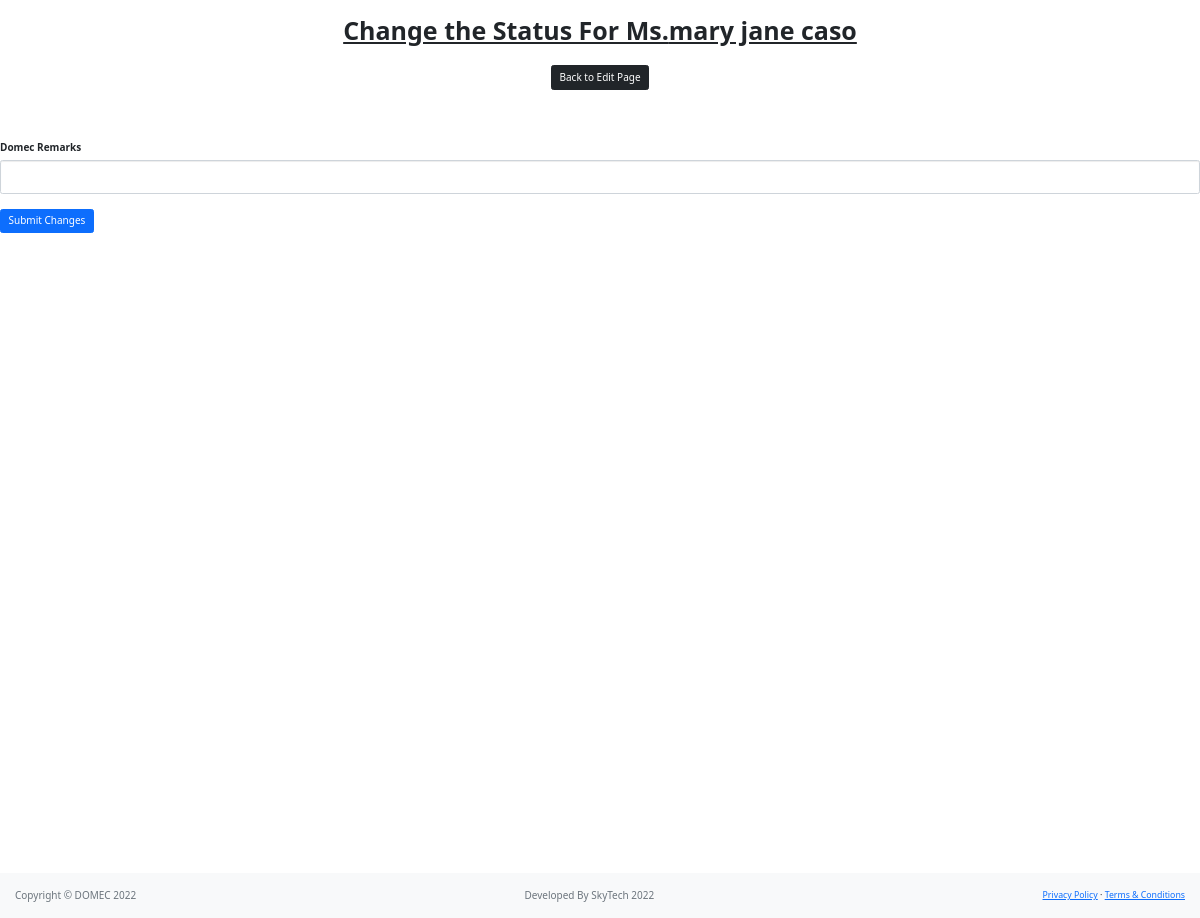
Before: /domec_edit?id=1 with the older database file.
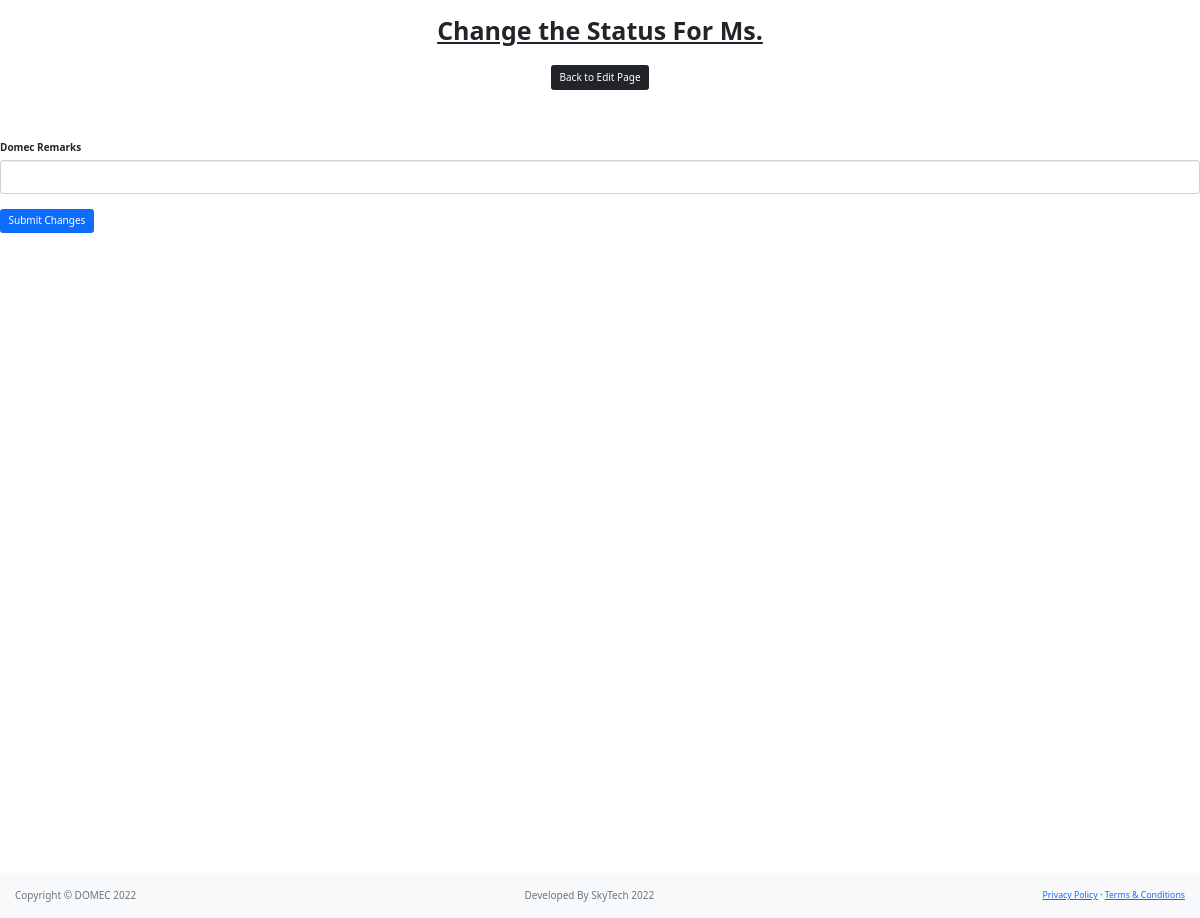
After: the same page with the newer database file.
### main.py (models this page shows)
class Users(db.Model):
    __tablename__ = "users1"
    id = db.Column(db.Integer, primary_key=True)
    name = db.Column(db.String(250), nullable=False)
    nid_or_iqama = db.Column(db.BIGINT, nullable=False)
    contact_No = db.Column(db.BIGINT, nullable=False)
    visa = db.Column(db.BIGINT, nullable=False)
    request_date = db.Column(db.Date, nullable=False)
    worker_name = db.Column(db.String(250), nullable=False)
    type = db.Column(db.String(250), nullable=False)
    agency = db.Column(db.String(250), nullable=False)
    selected_or_recommended = db.Column(db.String(250), nullable=False)
    musaned = db.Column(db.String(250), nullable=False)
    embassy_contract = db.Column(db.String(250), nullable=False)
    shipment_date = db.Column(db.Date, nullable=False)
    deployment_date = db.Column(db.String(500), nullable=True)  # Salalim Remarks
    status = db.Column(db.String(1000), nullable=True)

### main.py (the view)
@app.route("/domec_edit", methods=["GET", "POST"])
def domec_edit():
    form = DomecEditUser()
    user_id = request.args.get("id")
    updated_user = Users.query.get(user_id)
    if form.validate_on_submit():
        updated_user.status = form.status.data
        db.session.commit()
        flash("Request Modified successfully  ✔")
        return redirect(url_for('domec_edit'))
    return render_template("domec_edit.html", form=form, user=updated_user)

### main.py
class DomecEditUser(FlaskForm):
    status = StringField('Domec Remarks', validators=[length(max=1000)])
    submit = SubmitField('Submit Changes')

### templates/domec_edit.html (shortened to what this page needs)
{% extends 'bootstrap/base.html' %}
{% import "bootstrap/wtf.html" as wtf %}
{% block styles %}
  {{ super() }}
  <link rel="stylesheet" href="{{ url_for('static', filename='css/styles.css') }}">
{% endblock %}
{% block content %}
<br>
<div class="content">
    <h1 class="heading" style="text-align:center"><b><u>Change the Status For Ms.{{user.worker_name}}</u></b> </h1>
    <div class="heading">
<br>
    <h1 class="heading" style="text-align:center"><a href="{{url_for('domec_users_list')}}" class="btn btn-dark"> Back to Edit Page </a> </h1>
</div>
</div>
<br><br>
<div class="content">
    <br>
    <div class="content">
      {{ wtf.quick_form(form,novalidate=True,button_map={'submit':'primary'}, form_type="horizontal",horizontal_columns=('md',5, 5))}}
</div>
</div>
<br><br><br><br><br><br><br><br><br><br><br><br><br><br><br><br><br><br><br><br><br><br><br><br><br><br><br><br><br><br><br><br><br><br><br>
<br><br><br><br><br><br>
{%include "domec_footer.html"%}
    {% endblock %}

### templates/header.html (shortened to what this page needs)
 <head>
        <link href="https://cdn.jsdelivr.net/npm/simple-datatables@latest/dist/style.css" rel="stylesheet" />
         <link href="https://cdn.datatables.net/1.11.3/css/jquery.dataTables.min.css" rel="stylesheet" />
         <link href="https://cdn.datatables.net/buttons/2.1.0/css/buttons.dataTables.min.css" rel="stylesheet" />
        <link href="static/css/styles.css" rel="stylesheet" />
    </head>

### templates/domec_footer.html (shortened to what this page needs)
<br>
<footer class="py-4 bg-light mt-auto">
                    <div class="container-fluid px-4">
                        <div class="d-flex align-items-center justify-content-between small">
                            <div class="text-muted">Copyright &copy; DOMEC 2022</div>
                            <div class="text-muted">Developed By SkyTech 2022</div>
                            <div>
                                <a href="#">Privacy Policy</a>
                                &middot;
                                <a href="#">Terms & Conditions</a>
                            </div>
                        </div>
                    </div>
                </footer>

Changed rows visible on the page:
removed Users: worker_name "mary jane caso"
